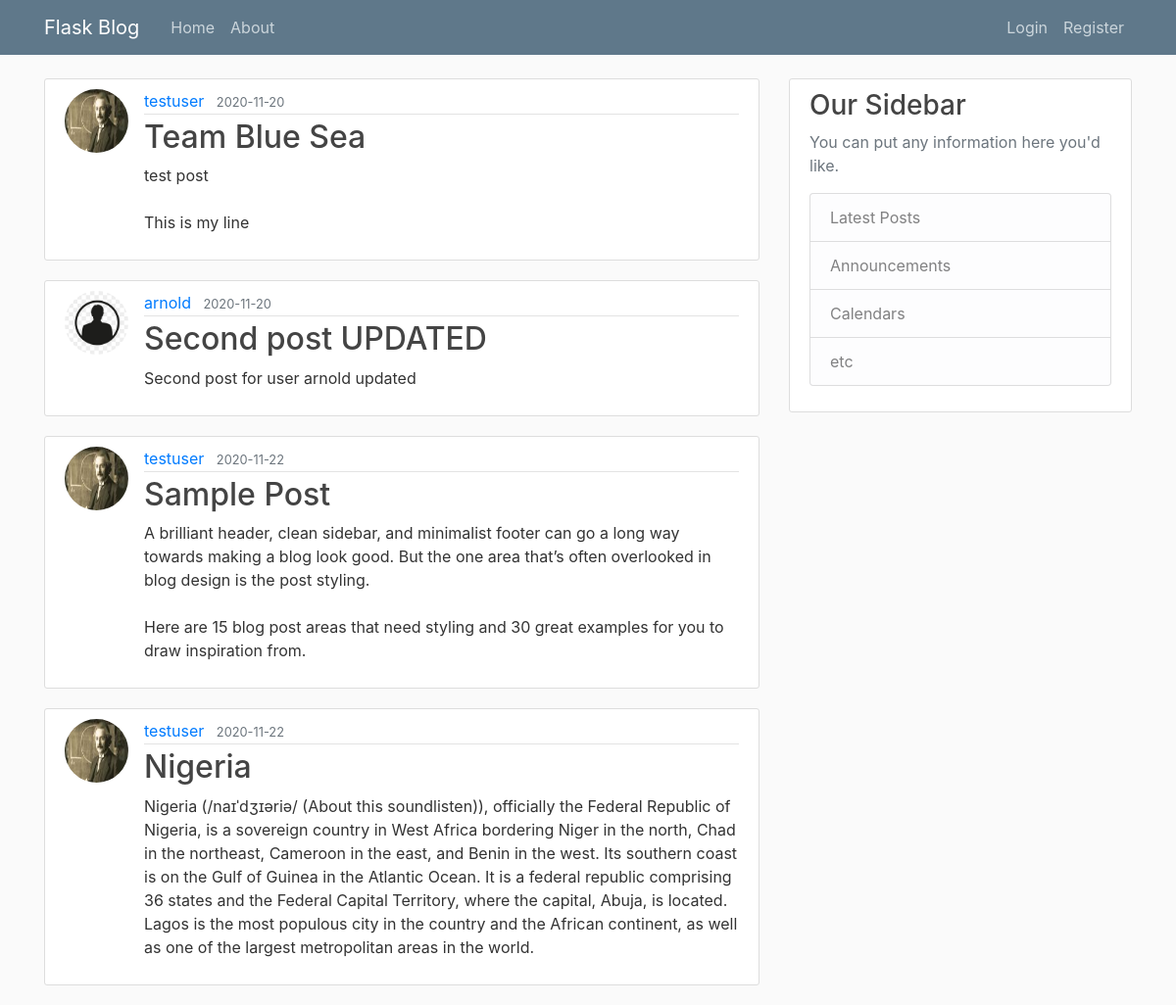
Page /home on the earlier database version.
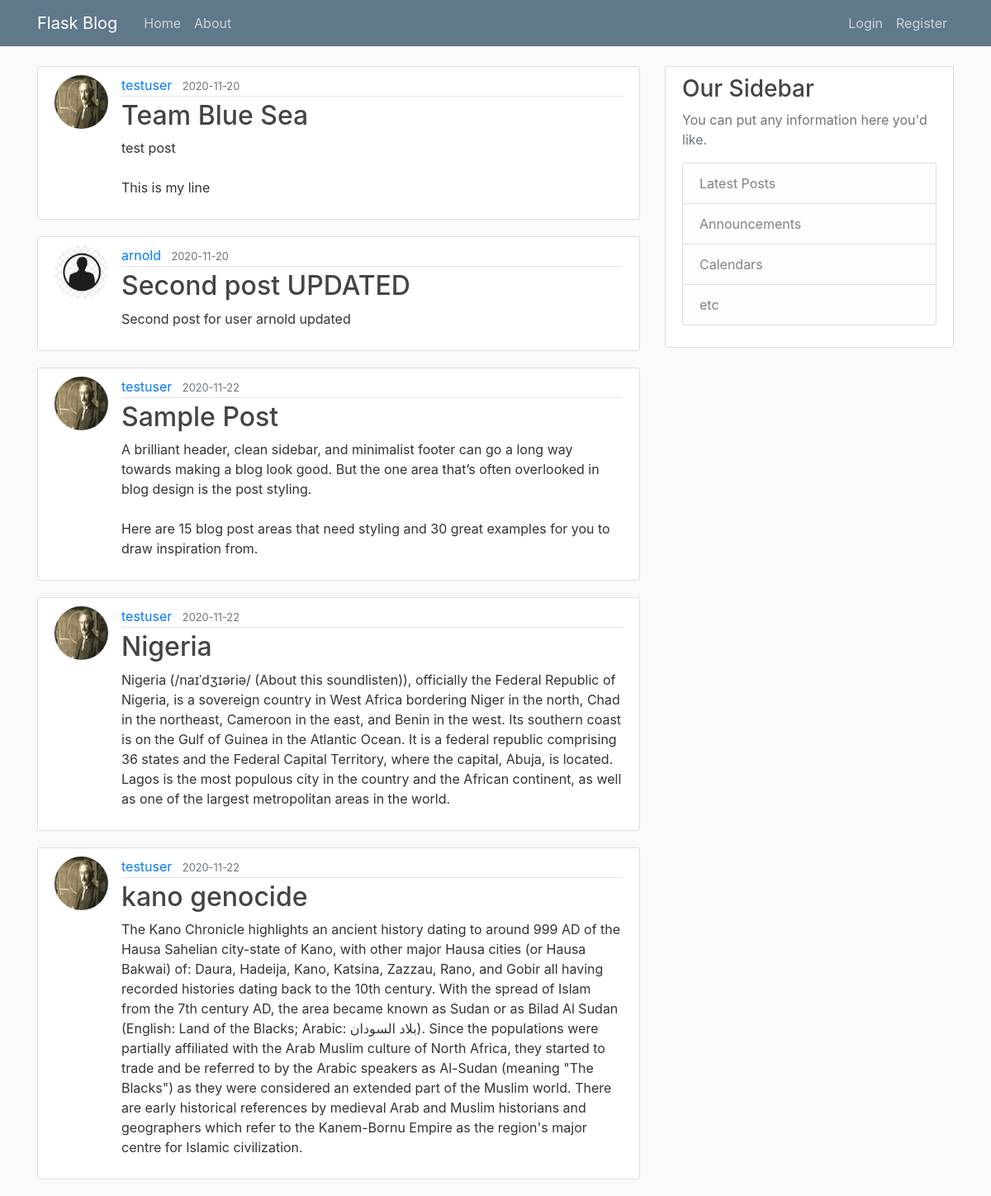
Same page on the later database version.
### flaskblog/models.py (models this page shows, shortened)
class Post(db.Model):
    id = db.Column(db.Integer, primary_key=True)
    title = db.Column(db.String(100), nullable=False)
    date_posted = db.Column(db.DateTime, nullable=False, default=datetime.utcnow)
    content = db.Column(db.Text, nullable=False)
    user_id = db.Column(db.Integer, db.ForeignKey('user.id'), nullable=False)

class User(db.Model, UserMixin):
    id = db.Column(db.Integer, primary_key=True)
    username = db.Column(db.String(20), unique=True, nullable=False)
    email = db.Column(db.String(120), unique=True, nullable=False)
    image_file = db.Column(db.String(20), nullable=False, default='default.jpg')
    password = db.Column(db.String(60), nullable=False)
    posts = db.relationship('Post', backref='author', lazy=True)

### flaskblog/routes.py (the view)
@app.route("/")
@app.route("/home")
def home():
    posts = Post.query.all()
    return render_template('home.html', posts=posts)

### flaskblog/templates/home.html
{% extends "layout.html" %}
{% block content %}
	{% for post in posts %}
		<article class="media content-section">
		  <img class="rounded-circle article-img" src="{{ url_for('static', filename='profile_pic/' + post.author.image_file) }}">
		  <div class="media-body">
		    <div class="article-metadata">
		      <a class="mr-2" href="#">{{ post.author.username }}</a>
		      <small class="text-muted">{{ post.date_posted.strftime('%Y-%m-%d') }}</small>
		    </div>
		    <h2><a class="article-title" href="{{ url_for('post', post_id=post.id)}}">{{ post.title }}</a></h2>
		    <p class="article-content">{{ post.content }}</p>
		  </div>
		</article>
	{% endfor %}
{% endblock content %}

### flaskblog/templates/layout.html (shortened to what this page needs)
<!DOCTYPE html>
<html>
<head>
    <link rel="stylesheet" href="https://maxcdn.bootstrapcdn.com/bootstrap/4.0.0/css/bootstrap.min.css">
    <link rel="stylesheet" type="text/css" href="{{ url_for('static', filename='main.css') }}">
</head>
<body>
    <header class="site-header">
      <nav class="navbar navbar-expand-md navbar-dark bg-steel fixed-top">
        <div class="container">
          <a class="navbar-brand mr-4" href="/">Flask Blog</a>
          <div class="collapse navbar-collapse" id="navbarToggle">
            <div class="navbar-nav mr-auto">
              <a class="nav-item nav-link" href="{{ url_for('home') }}">Home</a>
              <a class="nav-item nav-link" href="{{ url_for('about') }}">About</a>
            </div>
            <div class="navbar-nav">
              {% if current_user.is_authenticated %}
                <a class="nav-item nav-link" href="{{ url_for('new_post') }}">New Post</a>
                <a class="nav-item nav-link" href="{{ url_for('account') }}">Account</a>
                <a class="nav-item nav-link" href="{{ url_for('logout') }}">Logout</a>
              {% else %}
                <a class="nav-item nav-link" href="{{ url_for('login') }}">Login</a>
                <a class="nav-item nav-link" href="{{ url_for('register') }}">Register</a>
              {% endif %}
            </div>
          </div>
        </div>
      </nav>
    </header>
    <main role="main" class="container">
      <div class="row">
        <div class="col-md-8">
          {% block content %}{% endblock %}
        </div>
        <div class="col-md-4">
          <div class="content-section">
            <h3>Our Sidebar</h3>
            <p class='text-muted'>You can put any information here you'd like.
              <ul class="list-group">
                <li class="list-group-item list-group-item-light">Latest Posts</li>
                <li class="list-group-item list-group-item-light">Announcements</li>
                <li class="list-group-item list-group-item-light">Calendars</li>
                <li class="list-group-item list-group-item-light">etc</li>
              </ul>
            </p>
          </div>
        </div>
      </div>
    </main>
</body>
</html>

### flaskblog/static/main.css (style rules this page uses)
body { background: #fafafa; color: #333333; margin-top: 5rem; }
h1, h2, h3, h4, h5, h6 { color: #444444; }
.bg-steel { background-color: #5f788a; }
.site-header .navbar-nav .nav-link { color: #cbd5db; }
.content-section { background: #ffffff; padding: 10px 20px; border: 1px solid #dddddd; border-radius: 3px; margin-bottom: 20px; }
.article-title { color: #444444; }
.article-content { white-space: pre-line; }
.article-img { height: 65px; width: 65px; margin-right: 16px; }
.article-metadata { padding-bottom: 1px; margin-bottom: 4px; border-bottom: 1px solid #e3e3e3 }

Differences in the rows shown:
added Post: image_file (picture), author.username "testuser", date_posted "2020-11-22", title "kano genocide", content "The Kano Chronicle highlights an ancient history dating to around 999 AD of the Hausa Sahelian city-state of Kano, with other major Hausa cities (or Hausa Bakwai) of: Daura, Hadeija, Kano, Katsina, Zazzau, Rano, and Gobir all having recorded histories dating back to the 10th century. With the spread of Islam from the 7th century AD, the area became known as Sudan or as Bilad Al Sudan (English: Land of the Blacks; Arabic: بلاد السودان‎). Since the populations were partially affiliated with the Arab Muslim culture of North Africa, they started to trade and be referred to by the Arabic speakers as Al-Sudan (meaning \"The Blacks\") as they were considered an extended part of the Muslim world.…"
